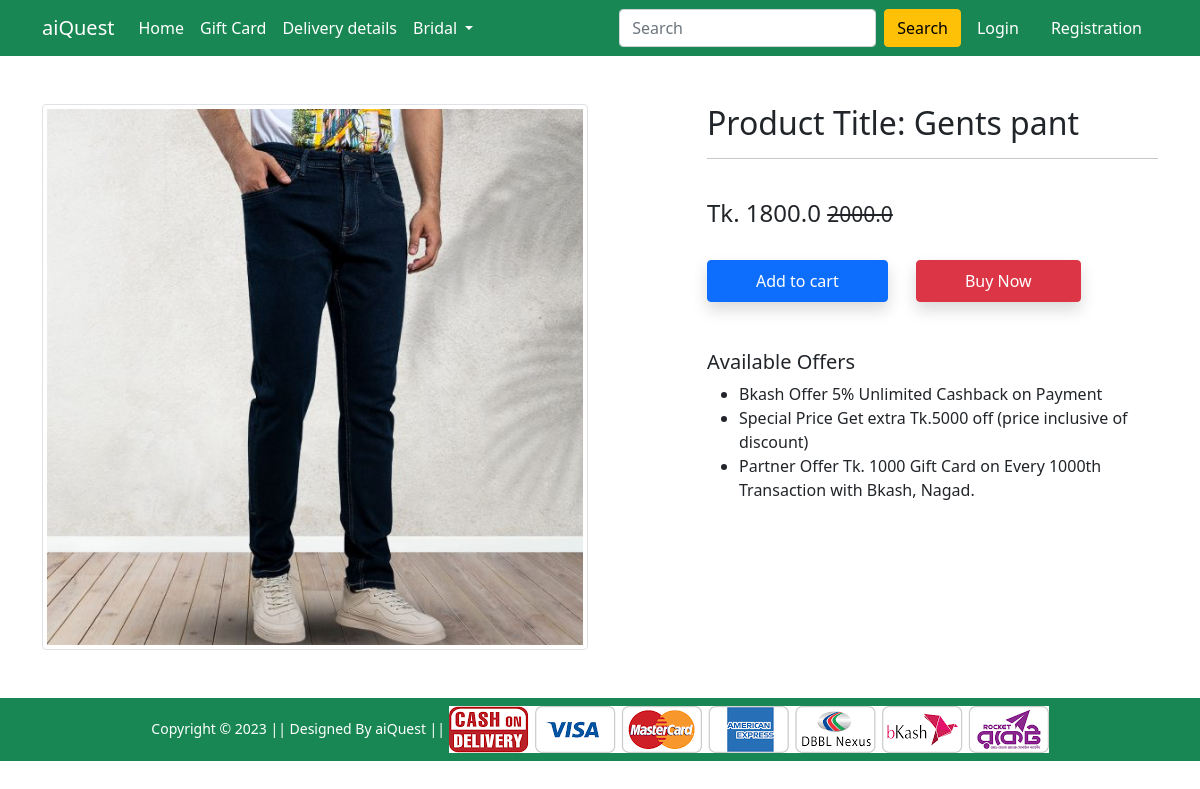
/product-detail/6, run on the app's committed database.
### Shop/models.py (models this page shows, shortened)
class Product(models.Model):
    title = models.CharField(max_length=100)
    selling_price = models.FloatField()
    discounted_price = models.FloatField()
    description = models.TextField()
    brand = models.CharField(max_length=100)
    category = models.CharField(choices=CATEGORY_CHOICES, max_length=2)
    product_image = models.ImageField(upload_to='productimg')

### Shop/views.py (the view)
# urls.py: path('product-detail/<int:pk>', views.ProductDetailView.as_view(), name='product-detail'),
class ProductDetailView(View):
    def get(self, request, pk):
        product = Product.objects.get(pk=pk)
        return render(request, 'Shop/productdetail.html', {'products': product})

### Shop/templates/Shop/productdetail.html (shortened to what this page needs)
{% extends 'Shop/base.html' %}
{% load static %}
{% block main-content %}
<div class="container my-5">
    <div class="row">
        <div class="col-sm-6 text-center align-self-center">
            <img src="{{products.product_image.url}}" alt="" class="img-fluid img-thumbnail">
        </div>
        <div class="col-sm-5 offset-sm-1">
            <h2>Product Title: {{products.title}}</h2>
            <hr>
            <p>{{product.description}}</p> <br>
            <h4>Tk. {{products.discounted_price}} <small class="fw-light text-decoration-line-through">{{products.selling_price}}</small></h4> <br>
            <form action="/add-to-cart" class='d-inline'>
                <button type='submit' class='btn btn-primary shadow px-5 py-2'>Add to cart</button>
            </form>
            <a href="{% url 'buy-now' %}" class="btn btn-danger shadow px-5 py-2 ms-4">Buy Now</a>
            <h5 class="mt-5">Available Offers</h5>
            <ul>
                <li>Bkash Offer 5% Unlimited Cashback on Payment</li>
                <li>Special Price Get extra Tk.5000 off (price inclusive of discount)</li>
                <li>Partner Offer Tk. 1000 Gift Card on Every 1000th Transaction with Bkash, Nagad.</li>
            </ul>
        </div>
    </div>
</div>
{% endblock main-content %}

### data on the page
Product: product_image (picture), title "Gents pant", discounted_price "1800.0", selling_price "2000.0"
